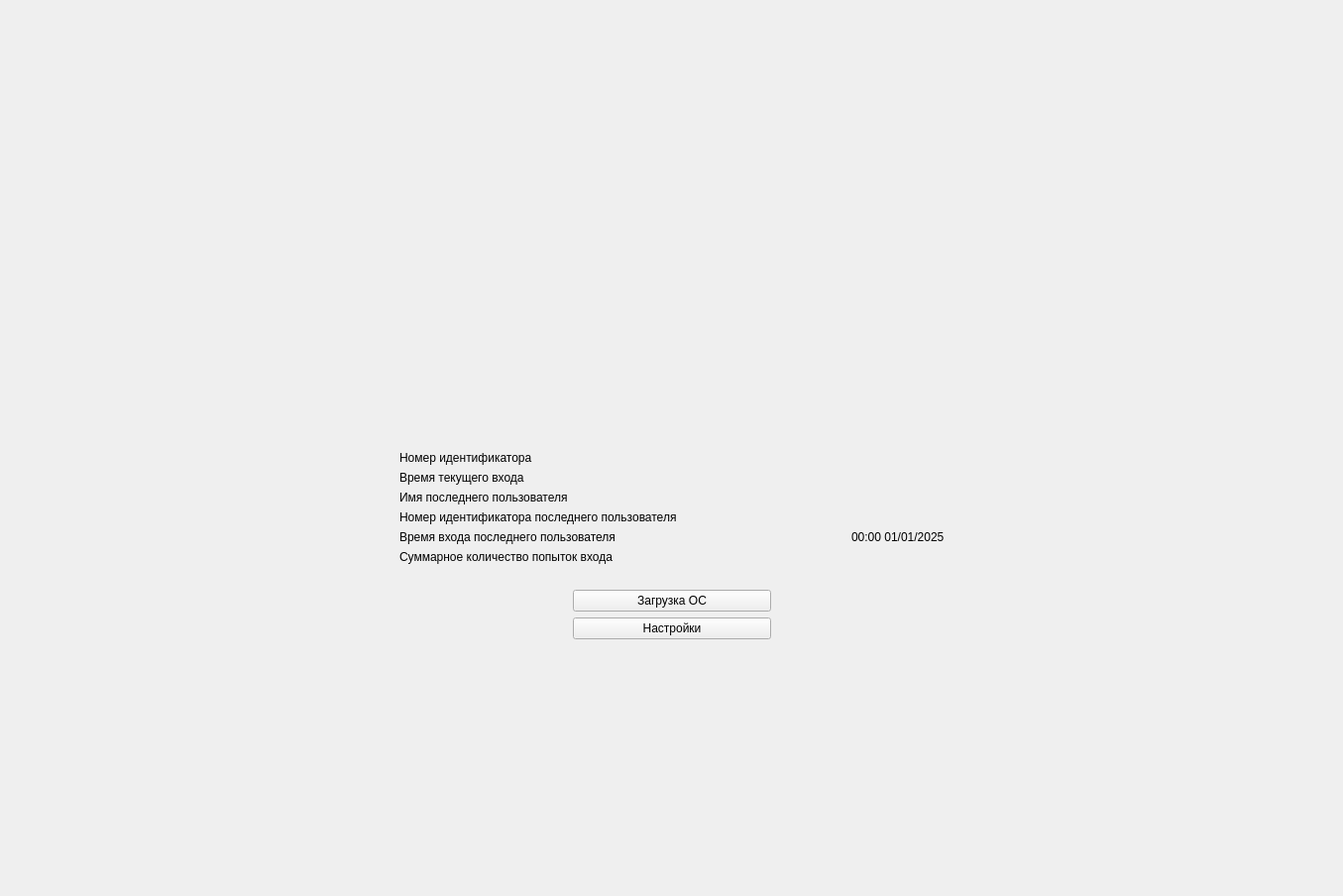
<?xml version="1.0" encoding="UTF-8"?>
<ui version="4.0">
 <class>MainWindow</class>
 <widget class="QMainWindow" name="MainWindow">
  <property name="geometry">
   <rect>
    <x>0</x>
    <y>0</y>
    <width>1355</width>
    <height>904</height>
   </rect>
  </property>
  <property name="windowTitle">
   <string>MainWindow</string>
  </property>
  <widget class="QWidget" name="centralwidget">
   <layout class="QVBoxLayout" name="verticalLayout">
    <property name="leftMargin">
     <number>0</number>
    </property>
    <property name="topMargin">
     <number>0</number>
    </property>
    <property name="rightMargin">
     <number>0</number>
    </property>
    <property name="bottomMargin">
     <number>0</number>
    </property>
    <item>
     <widget class="QStackedWidget" name="main_stacked_widget">
      <property name="currentIndex">
       <number>2</number>
      </property>
      <widget class="QWidget" name="auth_id_page">
       <layout class="QVBoxLayout" name="verticalLayout_7">
        <item>
         <spacer name="verticalSpacer_6">
          <property name="orientation">
           <enum>Qt::Vertical</enum>
          </property>
          <property name="sizeHint" stdset="0">
           <size>
            <width>20</width>
            <height>426</height>
           </size>
          </property>
         </spacer>
        </item>
        <item>
         <layout class="QVBoxLayout" name="verticalLayout_6">
          <item>
           <widget class="QLabel" name="present_personal_id_label">
            <property name="sizePolicy">
             <sizepolicy hsizetype="Preferred" vsizetype="Preferred">
              <horstretch>0</horstretch>
              <verstretch>0</verstretch>
             </sizepolicy>
            </property>
            <property name="font">
             <font>
              <family>Monospace Regular</family>
              <pointsize>16</pointsize>
              <weight>50</weight>
              <italic>false</italic>
              <bold>false</bold>
             </font>
            </property>
            <property name="text">
             <string>Предъявите персональный идентификатор</string>
            </property>
            <property name="alignment">
             <set>Qt::AlignCenter</set>
            </property>
           </widget>
          </item>
          <item>
           <spacer name="verticalSpacer_5">
            <property name="orientation">
             <enum>Qt::Vertical</enum>
            </property>
            <property name="sizeType">
             <enum>QSizePolicy::Fixed</enum>
            </property>
            <property name="sizeHint" stdset="0">
             <size>
              <width>20</width>
              <height>100</height>
             </size>
            </property>
           </spacer>
          </item>
          <item>
           <layout class="QHBoxLayout" name="horizontalLayout_4">
            <item>
             <widget class="QLabel" name="remaining_time_label_1">
              <property name="text">
               <string>До окончания входа в систему осталось: 120 сек.</string>
              </property>
              <property name="alignment">
               <set>Qt::AlignCenter</set>
              </property>
             </widget>
            </item>
           </layout>
          </item>
         </layout>
        </item>
        <item>
         <spacer name="verticalSpacer_7">
          <property name="orientation">
           <enum>Qt::Vertical</enum>
          </property>
          <property name="sizeType">
           <enum>QSizePolicy::Maximum</enum>
          </property>
          <property name="sizeHint" stdset="0">
           <size>
            <width>20</width>
            <height>250</height>
           </size>
          </property>
         </spacer>
        </item>
       </layout>
      </widget>
      <widget class="QWidget" name="passwd_page">
       <layout class="QVBoxLayout" name="verticalLayout_2">
        <item>
         <spacer name="verticalSpacer">
          <property name="orientation">
           <enum>Qt::Vertical</enum>
          </property>
          <property name="sizeHint" stdset="0">
           <size>
            <width>20</width>
            <height>423</height>
           </size>
          </property>
         </spacer>
        </item>
        <item>
         <widget class="QLabel" name="id_label">
          <property name="sizePolicy">
           <sizepolicy hsizetype="Preferred" vsizetype="Preferred">
            <horstretch>0</horstretch>
            <verstretch>0</verstretch>
           </sizepolicy>
          </property>
          <property name="font">
           <font>
            <family>Monospace Regular</family>
            <pointsize>16</pointsize>
            <weight>50</weight>
            <italic>false</italic>
            <bold>false</bold>
           </font>
          </property>
          <property name="text">
           <string>iButton</string>
          </property>
          <property name="alignment">
           <set>Qt::AlignCenter</set>
          </property>
         </widget>
        </item>
        <item>
         <layout class="QHBoxLayout" name="horizontalLayout">
          <item>
           <spacer name="horizontalSpacer">
            <property name="orientation">
             <enum>Qt::Horizontal</enum>
            </property>
            <property name="sizeHint" stdset="0">
             <size>
              <width>40</width>
              <height>20</height>
             </size>
            </property>
           </spacer>
          </item>
          <item>
           <layout class="QVBoxLayout" name="verticalLayout_3">
            <item>
             <widget class="QLabel" name="passwd_label">
              <property name="text">
               <string>Введите пароль</string>
              </property>
             </widget>
            </item>
            <item>
             <widget class="QLineEdit" name="passwd_line_edit">
              <property name="sizePolicy">
               <sizepolicy hsizetype="Fixed" vsizetype="Fixed">
                <horstretch>0</horstretch>
                <verstretch>0</verstretch>
               </sizepolicy>
              </property>
              <property name="minimumSize">
               <size>
                <width>200</width>
                <height>0</height>
               </size>
              </property>
             </widget>
            </item>
            <item>
             <widget class="QPushButton" name="enter_push_button">
              <property name="sizePolicy">
               <sizepolicy hsizetype="Fixed" vsizetype="Fixed">
                <horstretch>0</horstretch>
                <verstretch>0</verstretch>
               </sizepolicy>
              </property>
              <property name="minimumSize">
               <size>
                <width>200</width>
                <height>0</height>
               </size>
              </property>
              <property name="text">
               <string>Войти</string>
              </property>
             </widget>
            </item>
           </layout>
          </item>
          <item>
           <spacer name="horizontalSpacer_2">
            <property name="orientation">
             <enum>Qt::Horizontal</enum>
            </property>
            <property name="sizeHint" stdset="0">
             <size>
              <width>40</width>
              <height>20</height>
             </size>
            </property>
           </spacer>
          </item>
         </layout>
        </item>
        <item>
         <widget class="QLabel" name="remaining_time_label_2">
          <property name="text">
           <string>До окончания входа в систему осталось: 120 сек.</string>
          </property>
          <property name="alignment">
           <set>Qt::AlignCenter</set>
          </property>
         </widget>
        </item>
        <item>
         <spacer name="verticalSpacer_2">
          <property name="orientation">
           <enum>Qt::Vertical</enum>
          </property>
          <property name="sizeType">
           <enum>QSizePolicy::Maximum</enum>
          </property>
          <property name="sizeHint" stdset="0">
           <size>
            <width>20</width>
            <height>250</height>
           </size>
          </property>
         </spacer>
        </item>
       </layout>
      </widget>
      <widget class="QWidget" name="admin_action_page">
       <layout class="QGridLayout" name="gridLayout_2">
        <item row="0" column="1">
         <spacer name="verticalSpacer_3">
          <property name="orientation">
           <enum>Qt::Vertical</enum>
          </property>
          <property name="sizeHint" stdset="0">
           <size>
            <width>20</width>
            <height>312</height>
           </size>
          </property>
         </spacer>
        </item>
        <item row="1" column="0">
         <spacer name="horizontalSpacer_3">
          <property name="orientation">
           <enum>Qt::Horizontal</enum>
          </property>
          <property name="sizeHint" stdset="0">
           <size>
            <width>359</width>
            <height>20</height>
           </size>
          </property>
         </spacer>
        </item>
        <item row="1" column="1">
         <layout class="QVBoxLayout" name="verticalLayout_8">
          <item>
           <layout class="QGridLayout" name="gridLayout">
            <item row="3" column="0">
             <widget class="QLabel" name="last_user_id_label">
              <property name="minimumSize">
               <size>
                <width>450</width>
                <height>0</height>
               </size>
              </property>
              <property name="text">
               <string>Номер идентификатора последнего пользователя</string>
              </property>
             </widget>
            </item>
            <item row="5" column="0">
             <widget class="QLabel" name="total_attempts_count_label">
              <property name="text">
               <string>Суммарное количество попыток входа</string>
              </property>
             </widget>
            </item>
            <item row="1" column="1">
             <widget class="QLabel" name="current_user_time_value">
              <property name="text">
               <string/>
              </property>
             </widget>
            </item>
            <item row="1" column="0">
             <widget class="QLabel" name="current_user_time_label">
              <property name="text">
               <string>Время текущего входа</string>
              </property>
             </widget>
            </item>
            <item row="4" column="1">
             <widget class="QLabel" name="last_user_time_value">
              <property name="text">
               <string>00:00 01/01/2025</string>
              </property>
             </widget>
            </item>
            <item row="0" column="0">
             <widget class="QLabel" name="current_user_id_label">
              <property name="text">
               <string>Номер идентификатора</string>
              </property>
             </widget>
            </item>
            <item row="5" column="1">
             <widget class="QLabel" name="total_attempts_count_value">
              <property name="text">
               <string/>
              </property>
             </widget>
            </item>
            <item row="3" column="1">
             <widget class="QLabel" name="last_user_id_value">
              <property name="text">
               <string/>
              </property>
             </widget>
            </item>
            <item row="2" column="0">
             <widget class="QLabel" name="last_user_name_label">
              <property name="text">
               <string>Имя последнего пользователя</string>
              </property>
             </widget>
            </item>
            <item row="2" column="1">
             <widget class="QLabel" name="last_user_name_value">
              <property name="text">
               <string/>
              </property>
             </widget>
            </item>
            <item row="0" column="1">
             <widget class="QLabel" name="current_user_id_value">
              <property name="text">
               <string/>
              </property>
             </widget>
            </item>
            <item row="4" column="0">
             <widget class="QLabel" name="last_user_time_label">
              <property name="text">
               <string>Время входа последнего пользователя</string>
              </property>
             </widget>
            </item>
           </layout>
          </item>
          <item>
           <spacer name="verticalSpacer_8">
            <property name="orientation">
             <enum>Qt::Vertical</enum>
            </property>
            <property name="sizeType">
             <enum>QSizePolicy::Maximum</enum>
            </property>
            <property name="sizeHint" stdset="0">
             <size>
              <width>20</width>
              <height>20</height>
             </size>
            </property>
           </spacer>
          </item>
          <item>
           <layout class="QHBoxLayout" name="horizontalLayout_2">
            <item>
             <spacer name="horizontalSpacer_5">
              <property name="orientation">
               <enum>Qt::Horizontal</enum>
              </property>
              <property name="sizeHint" stdset="0">
               <size>
                <width>40</width>
                <height>20</height>
               </size>
              </property>
             </spacer>
            </item>
            <item>
             <layout class="QVBoxLayout" name="verticalLayout_4">
              <item>
               <widget class="QPushButton" name="load_sys_push_button">
                <property name="sizePolicy">
                 <sizepolicy hsizetype="Preferred" vsizetype="Fixed">
                  <horstretch>0</horstretch>
                  <verstretch>0</verstretch>
                 </sizepolicy>
                </property>
                <property name="minimumSize">
                 <size>
                  <width>200</width>
                  <height>0</height>
                 </size>
                </property>
                <property name="maximumSize">
                 <size>
                  <width>200</width>
                  <height>16777215</height>
                 </size>
                </property>
                <property name="layoutDirection">
                 <enum>Qt::LeftToRight</enum>
                </property>
                <property name="text">
                 <string>Загрузка ОС</string>
                </property>
               </widget>
              </item>
              <item>
               <widget class="QPushButton" name="go_settings_push_button">
                <property name="sizePolicy">
                 <sizepolicy hsizetype="Preferred" vsizetype="Fixed">
                  <horstretch>0</horstretch>
                  <verstretch>0</verstretch>
                 </sizepolicy>
                </property>
                <property name="minimumSize">
                 <size>
                  <width>200</width>
                  <height>0</height>
                 </size>
                </property>
                <property name="maximumSize">
                 <size>
                  <width>200</width>
                  <height>16777215</height>
                 </size>
                </property>
                <property name="text">
                 <string>Настройки</string>
                </property>
               </widget>
              </item>
             </layout>
            </item>
            <item>
             <spacer name="horizontalSpacer_6">
              <property name="orientation">
               <enum>Qt::Horizontal</enum>
              </property>
              <property name="sizeHint" stdset="0">
               <size>
                <width>40</width>
                <height>20</height>
               </size>
              </property>
             </spacer>
            </item>
           </layout>
          </item>
         </layout>
        </item>
        <item row="1" column="2">
         <spacer name="horizontalSpacer_4">
          <property name="orientation">
           <enum>Qt::Horizontal</enum>
          </property>
          <property name="sizeHint" stdset="0">
           <size>
            <width>358</width>
            <height>20</height>
           </size>
          </property>
         </spacer>
        </item>
        <item row="2" column="1">
         <spacer name="verticalSpacer_4">
          <property name="orientation">
           <enum>Qt::Vertical</enum>
          </property>
          <property name="sizeType">
           <enum>QSizePolicy::Maximum</enum>
          </property>
          <property name="sizeHint" stdset="0">
           <size>
            <width>20</width>
            <height>250</height>
           </size>
          </property>
         </spacer>
        </item>
       </layout>
      </widget>
      <widget class="QWidget" name="settings_page">
       <layout class="QVBoxLayout" name="verticalLayout_5">
        <property name="leftMargin">
         <number>0</number>
        </property>
        <property name="topMargin">
         <number>0</number>
        </property>
        <property name="rightMargin">
         <number>0</number>
        </property>
        <property name="bottomMargin">
         <number>0</number>
        </property>
        <item>
         <layout class="QHBoxLayout" name="topHorizontalLayout">
          <item>
           <widget class="QLabel" name="left_label">
            <property name="sizePolicy">
             <sizepolicy hsizetype="Minimum" vsizetype="Preferred">
              <horstretch>0</horstretch>
              <verstretch>0</verstretch>
             </sizepolicy>
            </property>
            <property name="minimumSize">
             <size>
              <width>0</width>
              <height>50</height>
             </size>
            </property>
            <property name="text">
             <string/>
            </property>
            <property name="pixmap">
             <pixmap>top_left.png</pixmap>
            </property>
           </widget>
          </item>
          <item>
           <widget class="QLabel" name="central_label">
            <property name="text">
             <string/>
            </property>
           </widget>
          </item>
          <item>
           <widget class="QLabel" name="right_label">
            <property name="sizePolicy">
             <sizepolicy hsizetype="Minimum" vsizetype="Preferred">
              <horstretch>0</horstretch>
              <verstretch>0</verstretch>
             </sizepolicy>
            </property>
            <property name="minimumSize">
             <size>
              <width>0</width>
              <height>50</height>
             </size>
            </property>
            <property name="text">
             <string/>
            </property>
            <property name="pixmap">
             <pixmap>top_right.png</pixmap>
            </property>
           </widget>
          </item>
         </layout>
        </item>
        <item>
         <layout class="QHBoxLayout" name="mainHorizontalLayout">
          <item>
           <widget class="QStackedWidget" name="stackedWidget">
            <property name="currentIndex">
             <number>-1</number>
            </property>
           </widget>
          </item>
         </layout>
        </item>
        <item>
         <widget class="QLabel" name="bottom_label">
          <property name="minimumSize">
           <size>
            <width>0</width>
            <height>32</height>
           </size>
          </property>
          <property name="styleSheet">
           <string notr="true">            QWidget {
                font: 8pt 'Monospace Regular';
                color: white;
                background-color: #30363F;
            }
</string>
          </property>
          <property name="text">
           <string>Ctrl+1 - Меню   Ctrl+2 - Основное окно   Tab - Переместить курсор   F1 - Справка   F2 - О программе</string>
          </property>
         </widget>
        </item>
       </layout>
      </widget>
     </widget>
    </item>
   </layout>
  </widget>
 </widget>
 <resources/>
 <connections/>
</ui>
